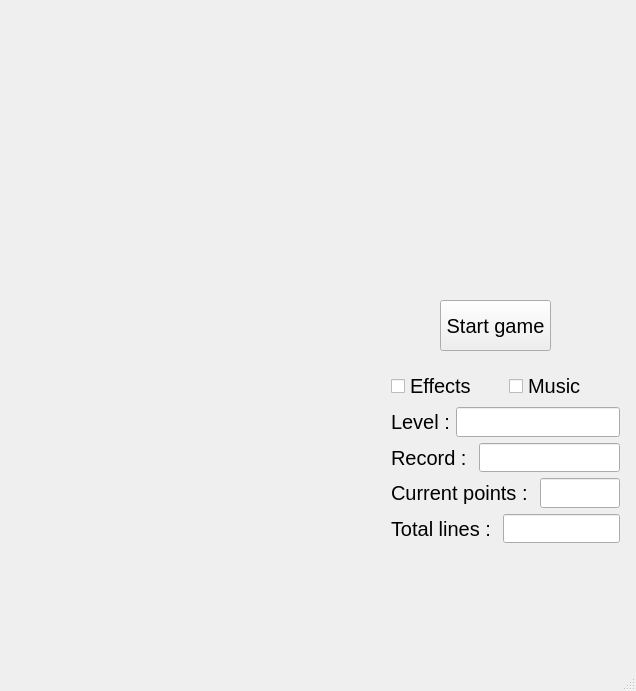
<?xml version="1.0" encoding="UTF-8"?>
<ui version="4.0">
 <class>MainWindow</class>
 <widget class="QMainWindow" name="MainWindow">
  <property name="geometry">
   <rect>
    <x>0</x>
    <y>0</y>
    <width>636</width>
    <height>691</height>
   </rect>
  </property>
  <property name="sizePolicy">
   <sizepolicy hsizetype="Ignored" vsizetype="Ignored">
    <horstretch>0</horstretch>
    <verstretch>0</verstretch>
   </sizepolicy>
  </property>
  <property name="font">
   <font>
    <pointsize>15</pointsize>
   </font>
  </property>
  <property name="windowTitle">
   <string>Tetris</string>
  </property>
  <widget class="QWidget" name="centralWidget">
   <widget class="QPushButton" name="StartGame">
    <property name="geometry">
     <rect>
      <x>440</x>
      <y>300</y>
      <width>111</width>
      <height>51</height>
     </rect>
    </property>
    <property name="font">
     <font>
      <pointsize>15</pointsize>
     </font>
    </property>
    <property name="text">
     <string>Start game</string>
    </property>
   </widget>
   <widget class="QWidget" name="layoutWidget">
    <property name="geometry">
     <rect>
      <x>380</x>
      <y>360</y>
      <width>251</width>
      <height>194</height>
     </rect>
    </property>
    <layout class="QVBoxLayout" name="verticalLayout">
     <item>
      <layout class="QHBoxLayout" name="horizontalLayout_2">
       <item>
        <widget class="QCheckBox" name="Effects">
         <property name="text">
          <string>Effects</string>
         </property>
        </widget>
       </item>
       <item>
        <widget class="QCheckBox" name="Music">
         <property name="text">
          <string>Music</string>
         </property>
        </widget>
       </item>
      </layout>
     </item>
     <item>
      <layout class="QHBoxLayout" name="horizontalLayout_4">
       <item>
        <widget class="QLabel" name="Level">
         <property name="font">
          <font>
           <pointsize>15</pointsize>
          </font>
         </property>
         <property name="text">
          <string>Level :</string>
         </property>
        </widget>
       </item>
       <item>
        <widget class="QLineEdit" name="LevelValue">
         <property name="font">
          <font>
           <pointsize>15</pointsize>
          </font>
         </property>
         <property name="maxLength">
          <number>10</number>
         </property>
         <property name="alignment">
          <set>Qt::AlignCenter</set>
         </property>
        </widget>
       </item>
      </layout>
     </item>
     <item>
      <layout class="QHBoxLayout" name="horizontalLayout">
       <item>
        <widget class="QLabel" name="Record">
         <property name="font">
          <font>
           <pointsize>15</pointsize>
          </font>
         </property>
         <property name="text">
          <string>Record : </string>
         </property>
        </widget>
       </item>
       <item>
        <widget class="QLineEdit" name="RecordValue">
         <property name="font">
          <font>
           <pointsize>15</pointsize>
          </font>
         </property>
         <property name="maxLength">
          <number>10</number>
         </property>
        </widget>
       </item>
      </layout>
     </item>
     <item>
      <layout class="QHBoxLayout" name="horizontalLayout_3">
       <item>
        <widget class="QLabel" name="CurrentPoints">
         <property name="font">
          <font>
           <pointsize>15</pointsize>
          </font>
         </property>
         <property name="text">
          <string>Current points : </string>
         </property>
        </widget>
       </item>
       <item>
        <widget class="QLineEdit" name="CurrentPointsValue">
         <property name="maxLength">
          <number>10</number>
         </property>
        </widget>
       </item>
      </layout>
     </item>
     <item>
      <layout class="QHBoxLayout" name="horizontalLayout_5">
       <item>
        <widget class="QLabel" name="TotalLines">
         <property name="font">
          <font>
           <pointsize>15</pointsize>
          </font>
         </property>
         <property name="text">
          <string>Total lines : </string>
         </property>
        </widget>
       </item>
       <item>
        <widget class="QLineEdit" name="TotalLinesValue">
         <property name="maxLength">
          <number>10</number>
         </property>
        </widget>
       </item>
      </layout>
     </item>
    </layout>
   </widget>
  </widget>
  <widget class="QMenuBar" name="menuBar">
   <property name="geometry">
    <rect>
     <x>0</x>
     <y>0</y>
     <width>636</width>
     <height>20</height>
    </rect>
   </property>
  </widget>
  <widget class="QStatusBar" name="statusBar"/>
 </widget>
 <layoutdefault spacing="6" margin="11"/>
 <resources/>
 <connections/>
</ui>
